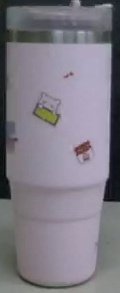
#> input picture image/template/use/template_night_pic1_x_557_y_278_w_120_h_293.jpg, 120 x 293 px
$ python -i finalmai.py   (imports and definitions only)
#> lines starting #> are read from the running program, lines starting #| are printed output that depends on the picture; after the words box and inside, x2 and y2 are one past the last pixel; in counts of white or black regions, pixels touching at a corner belong together
import cv2
import numpy as np
import time
from robomaster import robot
from robomaster import camera
from robomaster import blaster
from collections import deque  # <--- เพิ่มการ import deque สำหรับทำ moving average

# --- ส่วนของฟังก์ชัน (ไม่มีการเปลี่ยนแปลง) ---
def create_pink_mask(img_rgb):
    img_bgr = cv2.cvtColor(img_rgb, cv2.COLOR_RGB2BGR)
#> img_bgr is the input picture: shape (293, 120, 3); mean B, G, R 132.5, 122.6, 126.6
    hsv = cv2.cvtColor(img_bgr, cv2.COLOR_BGR2HSV)
#> hsv: shape (293, 120, 3); mean H, S, V 117.8, 27, 133.8
    lower_pink = np.array([120, 10, 100])
    upper_pink = np.array([170, 100, 200])
    mask = cv2.inRange(hsv, lower_pink, upper_pink)
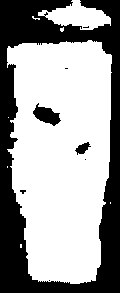
#> mask: shape (293, 120); 62.6% white; 8 black regions (5 under 20 px), largest, box (x1, y1, x2, y2) and area: (0, 0, 120, 293) 12679, (33, 103, 61, 126) 341, (75, 142, 91, 155) 107
    mask = cv2.medianBlur(mask, 5)
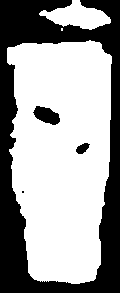
#> mask: shape (293, 120); 62.6% white; 4 black regions (1 under 20 px), largest, box (x1, y1, x2, y2) and area: (0, 0, 120, 293) 12733, (33, 106, 60, 125) 329, (76, 143, 90, 154) 98
    kernel = np.ones((5, 5), np.uint8)
    mask = cv2.morphologyEx(mask, cv2.MORPH_CLOSE, kernel)
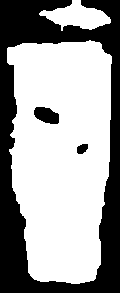
#> mask: shape (293, 120); 62.7% white; 3 black regions, box (x1, y1, x2, y2) and area: (0, 0, 120, 293) 12696, (34, 107, 59, 124) 316, (77, 144, 88, 154) 86
    return mask

# [256 lines left out: functions match_template_masked, calculate_iou, advanced_prioritized_nms, main, not called in this run]

# [2 lines not run here, left out]
    #----

>>> import cv2
>>> picture = cv2.cvtColor(cv2.imread('../../../image/template/use/template_night_pic1_x_557_y_278_w_120_h_293.jpg'), cv2.COLOR_BGR2RGB)
>>> result = create_pink_mask(picture)

$ run again, on image/template/use/long_template_new1_pic3_x_327_y_344_w_157_h_345.jpg
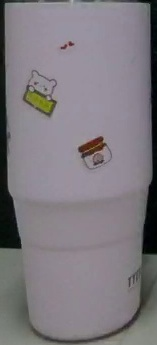
#> input picture image/template/use/long_template_new1_pic3_x_327_y_344_w_157_h_345.jpg, 157 x 345 px
#> in create_pink_mask, img_bgr is the input picture: shape (345, 157, 3); mean B, G, R 127.1, 121.3, 126.3
#> hsv: shape (345, 157, 3); mean H, S, V 123.8, 26.2, 129.4
#> in create_pink_mask, `mask = cv2.inRange(hsv, lower_pink, upper_pink)`:
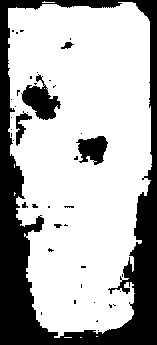
#> mask: shape (345, 157); 70.2% white; 42 black regions (35 under 20 px), largest, box (x1, y1, x2, y2) and area: (0, 0, 157, 345) 14195, (21, 74, 61, 120) 874, (76, 136, 108, 165) 603
#> in create_pink_mask, `mask = cv2.morphologyEx(mask, cv2.MORPH_CLOSE, kernel)`:
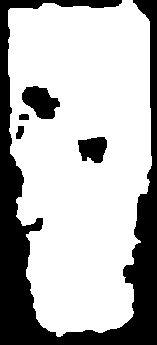
#> mask: shape (345, 157); 71.3% white; 5 black regions, box (x1, y1, x2, y2) and area: (0, 0, 157, 345) 14043, (22, 86, 60, 119) 810, (78, 137, 107, 163) 574, (16, 126, 24, 139) 79, (19, 114, 29, 120) 57
